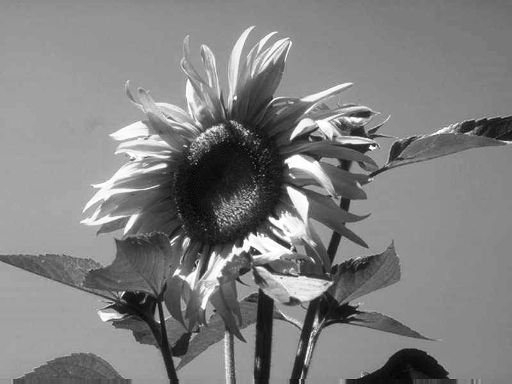
#> input picture EE_624_Assignment_2/sunflower.jpg, 512 x 384 px
$ python ctransform.py   (Python 2 division)
#> lines starting #> are read from the running program, lines starting #| are printed output that depends on the picture
from __future__ import division
from math import sqrt
import numpy as np
import cv2
from matplotlib import pyplot as plt

def topfilt (block, f=0):
	M, N = block.shape[:2]
	dct = cv2.dct(block)
	A = dct.flatten()

	check = A[sorted(range(len(A)), key=lambda i: A[i])[-16:][0]]
	if f:
		print A
		print check
		print dct
	dct[dct<check]=0
	block = np.uint8(cv2.idct(dct)*255)
	return block


img = cv2.imread('../sunflower.jpg',0)
#> img is the input picture: shape (384, 512); min 0, max 255, mean 128.5
img_float32 = np.float32(img)/255.0
dct = cv2.dct(img_float32)
img_back = np.zeros(img.shape, dtype=float)
for i in range(0,img.shape[0],8):
	for j in range(0,img.shape[1],8):
		img_back[i:i+8,j:j+8] = topfilt(img_float32[i:i+8,j:j+8])
#> this loop made 48 passes
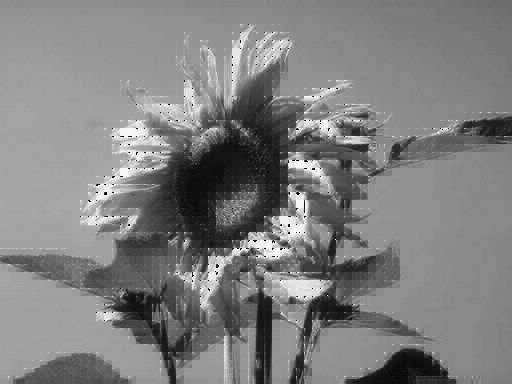
#> img_back: shape (384, 512) float64; min 0, max 255, mean 127.5
print topfilt(img_float32[:8,:8],1)
#| [[144 143 143 142 141 141 140 140]
#|  [143 143 143 142 142 141 141 141]
#|  [142 142 142 142 142 142 142 141]
#|  [141 141 142 142 142 142 142 143]
#|  [141 141 141 142 142 142 142 142]
#|  [142 142 142 142 142 142 141 141]
#|  [143 143 142 142 141 141 141 141]
#|  [144 143 143 142 141 141 140 140]]
# for i in range(0,img.shape[0],8):
# 	for j in range(0,img.shape[1],8):
# 		dct_comp[i:i+8,j:j+8] = topfilt(img_float32[i:i+8,j:j+8])

imgn_back = np.uint8(cv2.idct(dct)*255)
plt.subplot(121),plt.imshow(img, cmap = 'gray')
plt.title('Input Image'), plt.xticks([]), plt.yticks([])
plt.subplot(122),plt.imshow(img_back, cmap = 'gray')
plt.title('Reconstructed from blocks'), plt.xticks([]), plt.yticks([])
plt.show()
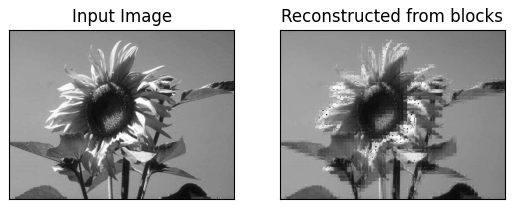
#> figure drawn by matplotlib, 2 panels

$ run again, with EE_624_Assignment_2/calender.JPG copied over EE_624_Assignment_2/sunflower.jpg
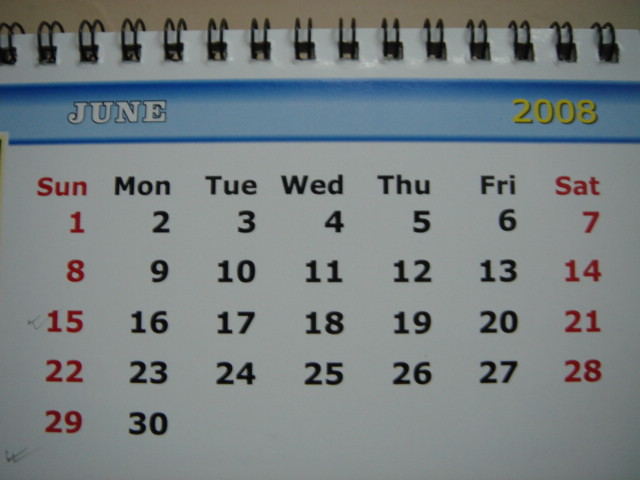
#> input picture EE_624_Assignment_2/calender.JPG, 640 x 480 px
#> `img = cv2.imread('../sunflower.jpg',0)`:
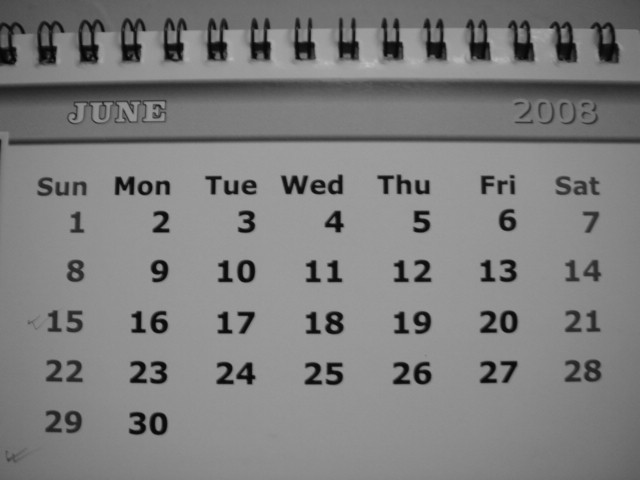
#> img: shape (480, 640); min 4, max 193, mean 126.2
#> the loop `for i in range(0,img.shape[0],8):` made 60 passes
#| [[77 75 75 74 75 75 76 76]
#|  [76 76 75 75 74 75 76 76]
#|  [76 75 75 75 75 75 76 76]
#|  [75 75 75 75 75 75 75 76]
#|  [75 75 75 75 76 75 76 75]
#|  [75 76 75 76 76 76 75 75]
#> (further printed lines are left out)
#> `plt.show()`:
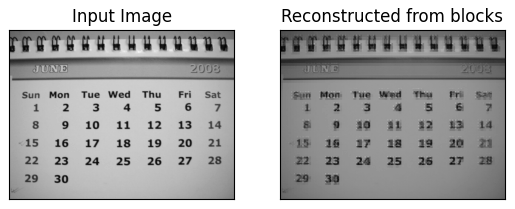
#> figure drawn by matplotlib, 2 panels

$ run again, with EE_624_Assignment_2/hand.JPG copied over EE_624_Assignment_2/sunflower.jpg
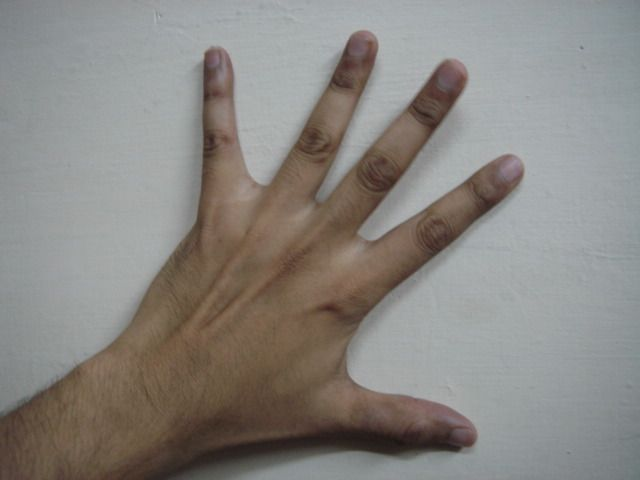
#> input picture EE_624_Assignment_2/hand.JPG, 640 x 480 px
#> `img = cv2.imread('../sunflower.jpg',0)`:
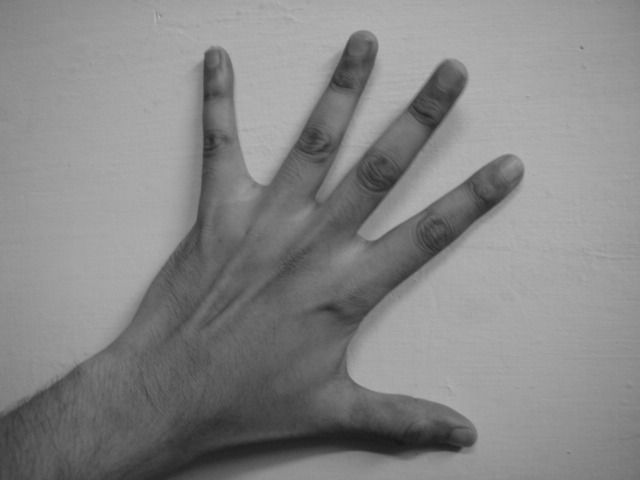
#> img: shape (480, 640); min 23, max 183, mean 134.3
#> the loop `for i in range(0,img.shape[0],8):` made 60 passes
#| [[126 125 125 125 125 125 125 125]
#|  [125 125 125 125 125 125 125 125]
#|  [125 125 125 125 125 125 125 125]
#|  [125 125 125 125 125 125 125 125]
#|  [125 125 126 125 125 125 125 126]
#|  [125 125 125 125 125 125 125 125]
#> (further printed lines are left out)
#> `plt.show()`:
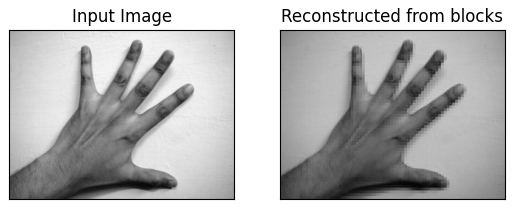
#> figure drawn by matplotlib, 2 panels
